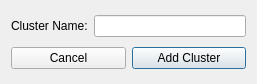
<ui version="4.0" >
 <class>AddClusterDialog</class>
 <widget class="QDialog" name="AddClusterDialog" >
  <property name="geometry" >
   <rect>
    <x>0</x>
    <y>0</y>
    <width>257</width>
    <height>84</height>
   </rect>
  </property>
  <property name="windowTitle" >
   <string>Add Cluster</string>
  </property>
  <layout class="QVBoxLayout" name="verticalLayout" >
   <item>
    <layout class="QGridLayout" name="gridLayout" >
     <item row="0" column="0" >
      <widget class="QLabel" name="lblCluster" >
       <property name="text" >
        <string>Cluster Name:</string>
       </property>
      </widget>
     </item>
     <item row="0" column="1" >
      <widget class="QLineEdit" name="txtClusterName" />
     </item>
    </layout>
   </item>
   <item>
    <layout class="QHBoxLayout" name="horizontalLayout" >
     <item>
      <widget class="QPushButton" name="btnCancel" >
       <property name="text" >
        <string>Cancel</string>
       </property>
      </widget>
     </item>
     <item>
      <widget class="QPushButton" name="btnSave" >
       <property name="text" >
        <string>Add Cluster</string>
       </property>
       <property name="default" >
        <bool>true</bool>
       </property>
      </widget>
     </item>
    </layout>
   </item>
  </layout>
 </widget>
 <resources/>
 <connections>
  <connection>
   <sender>btnCancel</sender>
   <signal>clicked()</signal>
   <receiver>AddClusterDialog</receiver>
   <slot>close()</slot>
   <hints>
    <hint type="sourcelabel" >
     <x>67</x>
     <y>59</y>
    </hint>
    <hint type="destinationlabel" >
     <x>128</x>
     <y>41</y>
    </hint>
   </hints>
  </connection>
 </connections>
</ui>
